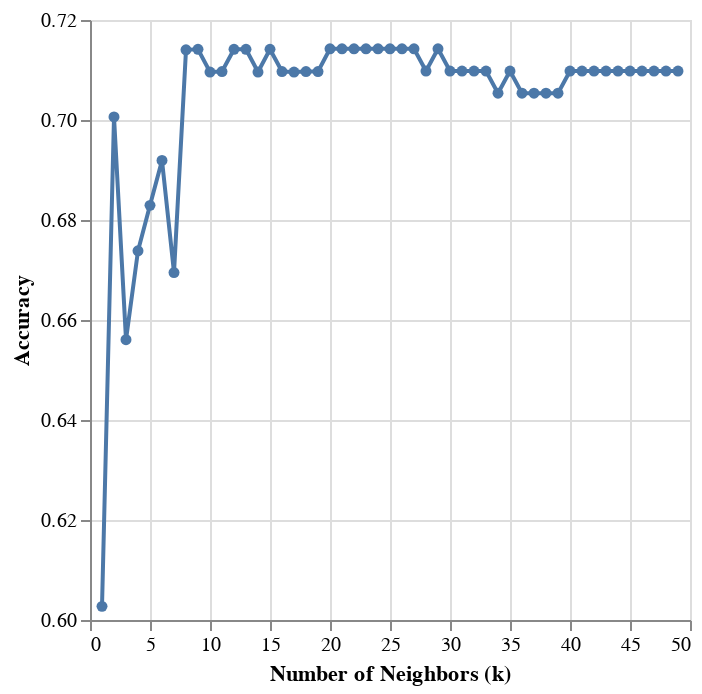

The code cell stored with this chart in its notebook:
### Markdown cell above
Here is a plot that visually shows the <i>K</i> value and its mean test score.

### Code cell
cross_val_plot = alt.Chart(accuracies_grid).mark_line(point=True).encode(
    x = alt.X("n_neighbors").title("Number of Neighbors (k)").scale(zero = False),
    y = alt.Y("mean_test_score").title("Accuracy").scale(zero = False)
)
cross_val_plot

### Figure 1 — Vega-Lite specification as saved in the notebook (floating-point values rounded to 4 significant figures)
{"config": {"view": {"continuousWidth": 300, "continuousHeight": 300}}, "data": {"name": "data-c7ba7f3718dec579352fd63bfa134ef4"}, "mark": {"type": "line", "point": true}, "encoding": {"x": {"field": "n_neighbors", "scale": {"zero": false}, "title": "Number of Neighbors (k)", "type": "quantitative"}, "y": {"field": "mean_test_score", "scale": {"zero": false}, "title": "Accuracy", "type": "quantitative"}}, "$schema": "https://vega.github.io/schema/vega-lite/v5.16.3.json", "datasets": {"data-c7ba7f3718dec579352fd63bfa134ef4": [{"n_neighbors": 1, "mean_test_score": 0.6027, "sem_test_score": 0.01116}, {"n_neighbors": 2, "mean_test_score": 0.7006, "sem_test_score": 0.02141}, {"n_neighbors": 3, "mean_test_score": 0.6561, "sem_test_score": 0.02613}, {"n_neighbors": 4, "mean_test_score": 0.6738, "sem_test_score": 0.02401}, {"n_neighbors": 5, "mean_test_score": 0.6829, "sem_test_score": 0.02328}, {"n_neighbors": 6, "mean_test_score": 0.6919, "sem_test_score": 0.01722}, {"n_neighbors": 7, "mean_test_score": 0.6695, "sem_test_score": 0.01977}, {"n_neighbors": 8, "mean_test_score": 0.714, "sem_test_score": 0.01565}, {"n_neighbors": 9, "mean_test_score": 0.7141, "sem_test_score": 0.01229}, {"n_neighbors": 10, "mean_test_score": 0.7096, "sem_test_score": 0.01504}, {"n_neighbors": 11, "mean_test_score": 0.7097, "sem_test_score": 0.01455}, {"n_neighbors": 12, "mean_test_score": 0.7141, "sem_test_score": 0.01229}, {"n_neighbors": 13, "mean_test_score": 0.7141, "sem_test_score": 0.01229}, {"n_neighbors": 14, "mean_test_score": 0.7096, "sem_test_score": 0.01504}, {"n_neighbors": 15, "mean_test_score": 0.7141, "sem_test_score": 0.01229}, {"n_neighbors": 16, "mean_test_score": 0.7097, "sem_test_score": 0.01152}, {"n_neighbors": 17, "mean_test_score": 0.7096, "sem_test_score": 0.01504}, {"n_neighbors": 18, "mean_test_score": 0.7097, "sem_test_score": 0.01152}, {"n_neighbors": 19, "mean_test_score": 0.7097, "sem_test_score": 0.01152}, {"n_neighbors": 20, "mean_test_score": 0.7142, "sem_test_score": 0.009926}, {"n_neighbors": 21, "mean_test_score": 0.7142, "sem_test_score": 0.009926}, {"n_neighbors": 22, "mean_test_score": 0.7142, "sem_test_score": 0.009926}, {"n_neighbors": 23, "mean_test_score": 0.7142, "sem_test_score": 0.009926}, {"n_neighbors": 24, "mean_test_score": 0.7142, "sem_test_score": 0.009926}, {"n_neighbors": 25, "mean_test_score": 0.7142, "sem_test_score": 0.009926}, {"n_neighbors": 26, "mean_test_score": 0.7142, "sem_test_score": 0.009926}, {"n_neighbors": 27, "mean_test_score": 0.7142, "sem_test_score": 0.009926}, {"n_neighbors": 28, "mean_test_score": 0.7098, "sem_test_score": 0.006394}, {"n_neighbors": 29, "mean_test_score": 0.7142, "sem_test_score": 0.009926}, {"n_neighbors": 30, "mean_test_score": 0.7098, "sem_test_score": 0.001175}, {"n_neighbors": 31, "mean_test_score": 0.7098, "sem_test_score": 0.001175}, {"n_neighbors": 32, "mean_test_score": 0.7098, "sem_test_score": 0.001175}, {"n_neighbors": 33, "mean_test_score": 0.7098, "sem_test_score": 0.006394}, {"n_neighbors": 34, "mean_test_score": 0.7054, "sem_test_score": 0.003853}, {"n_neighbors": 35, "mean_test_score": 0.7098, "sem_test_score": 0.006394}, {"n_neighbors": 36, "mean_test_score": 0.7054, "sem_test_score": 0.003853}, {"n_neighbors": 37, "mean_test_score": 0.7054, "sem_test_score": 0.003853}, {"n_neighbors": 38, "mean_test_score": 0.7054, "sem_test_score": 0.003853}, {"n_neighbors": 39, "mean_test_score": 0.7054, "sem_test_score": 0.003853}, {"n_neighbors": 40, "mean_test_score": 0.7098, "sem_test_score": 0.001175}, {"n_neighbors": 41, "mean_test_score": 0.7098, "sem_test_score": 0.001175}, {"n_neighbors": 42, "mean_test_score": 0.7098, "sem_test_score": 0.001175}, {"n_neighbors": 43, "mean_test_score": 0.7098, "sem_test_score": 0.001175}, {"n_neighbors": 44, "mean_test_score": 0.7098, "sem_test_score": 0.001175}, {"n_neighbors": 45, "mean_test_score": 0.7098, "sem_test_score": 0.001175}, {"n_neighbors": 46, "mean_test_score": 0.7098, "sem_test_score": 0.001175}, {"n_neighbors": 47, "mean_test_score": 0.7098, "sem_test_score": 0.001175}, {"n_neighbors": 48, "mean_test_score": 0.7098, "sem_test_score": 0.001175}, {"n_neighbors": 49, "mean_test_score": 0.7098, "sem_test_score": 0.001175}]}}
